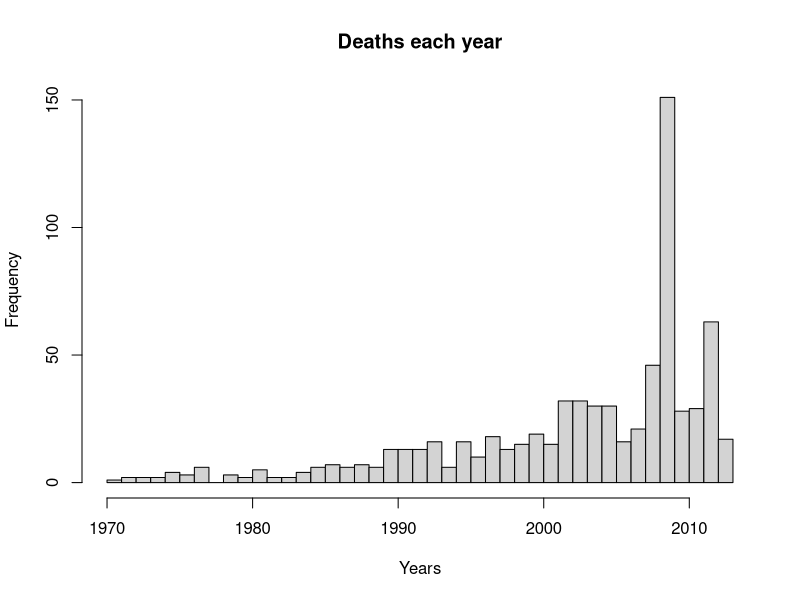

This chart was generated by the following R code:
TDOR <- read.csv("TDOR-2012.csv",stringsAsFactors = FALSE)
TDOR <-TDOR [-632,]# removing blank data
class(TDOR)
summary(TDOR)
TDOR.year <- TDOR$Year
unique(TDOR.year)
as.numeric(TDOR.year)

hist(TDOR.year,breaks = c(min(TDOR.year):max(TDOR.year)),
     main = "Deaths each year" ,xlab = "Years", )

